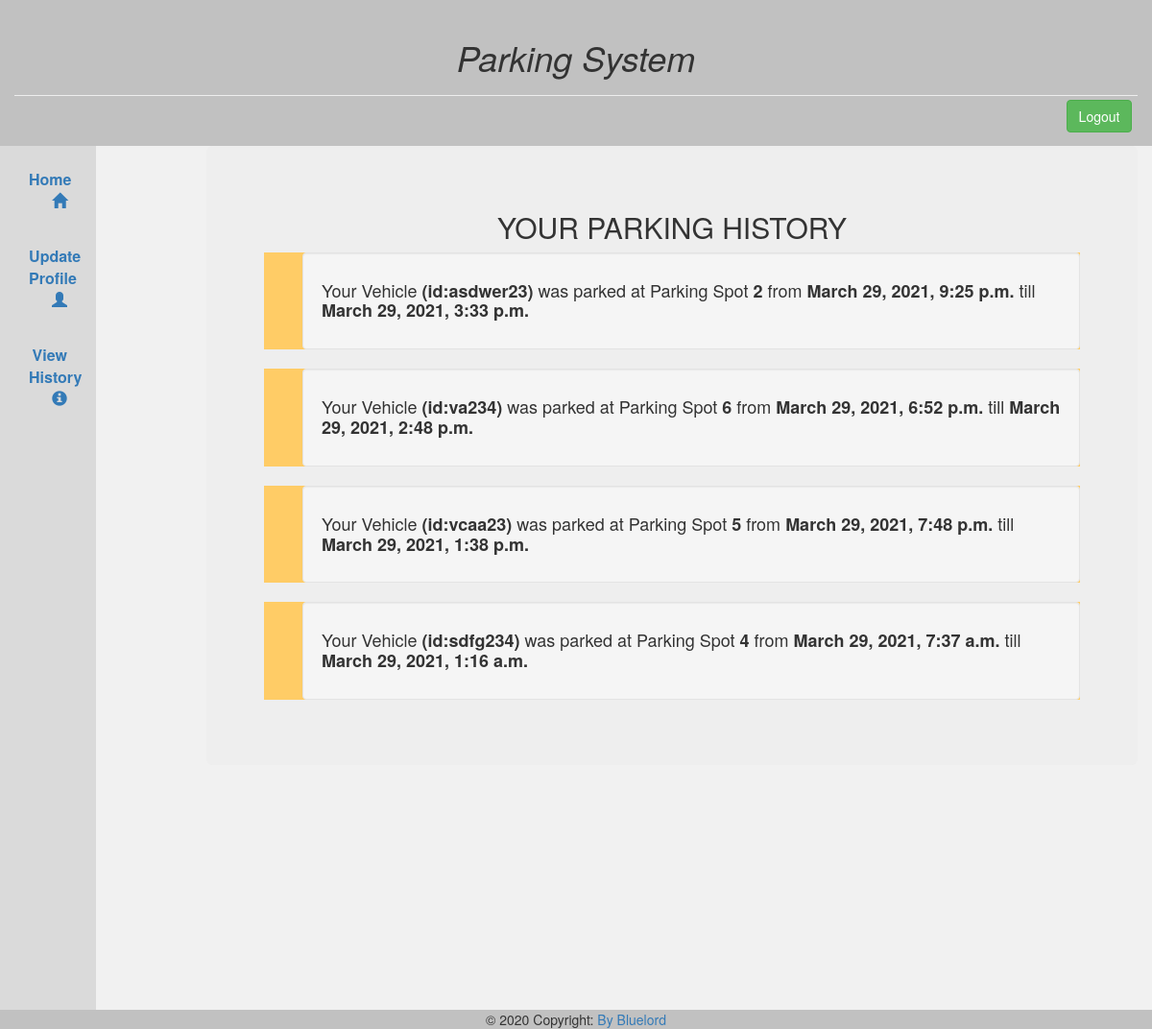
Before: /parkhistory (signed in) with the older database file.
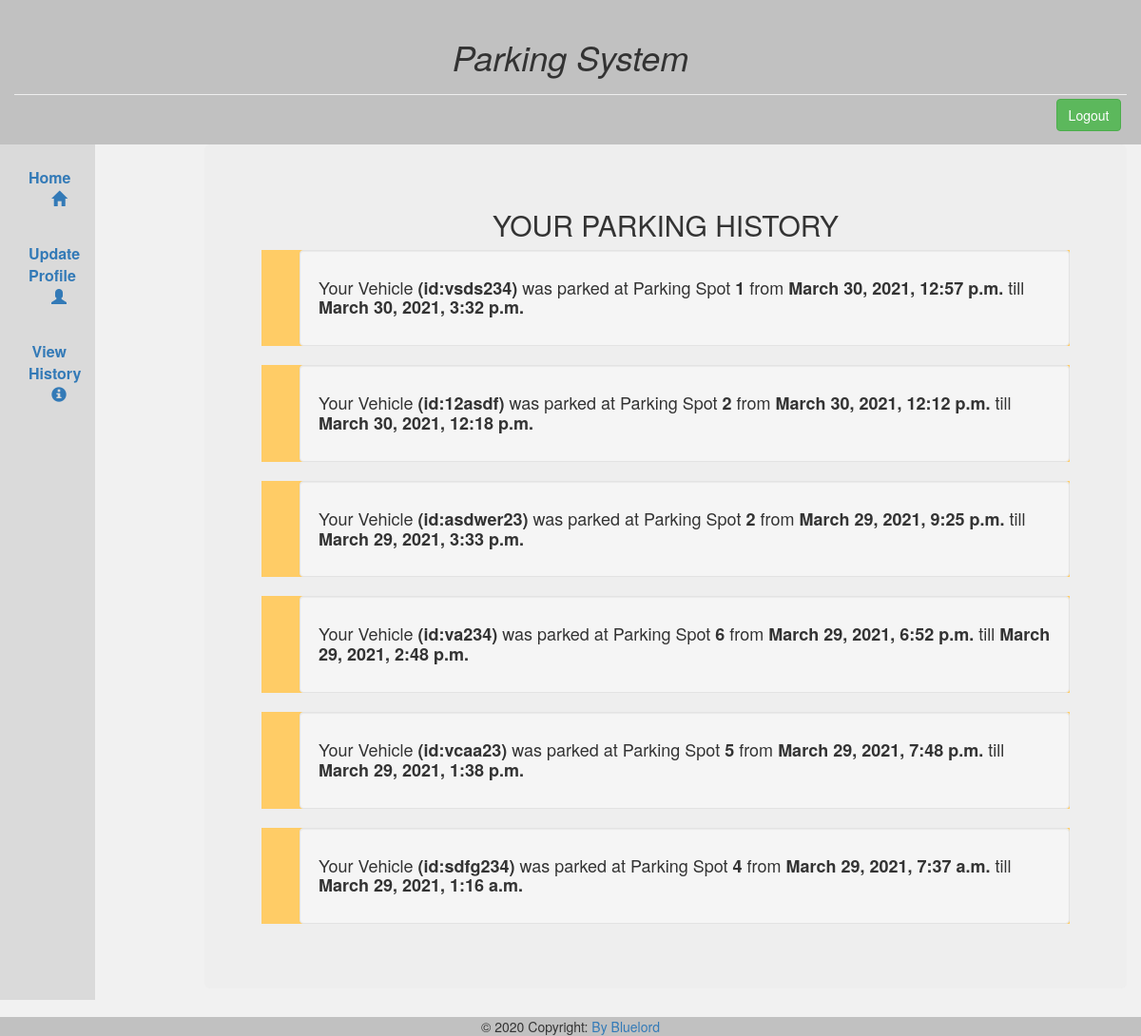
After: the same page with the newer database file.
### parking/models.py (models this page shows, shortened)
class ParkingInfo(models.Model):
    userid= models.ForeignKey(settings.AUTH_USER_MODEL, on_delete=models.CASCADE)
    slotid= models.ForeignKey(ParkingSpot,on_delete=models.CASCADE)
    stime= models.DateTimeField()
    etime = models.DateTimeField(null=True,blank=True)
    vehicleid=models.CharField(max_length=50)
    isactive=models.BooleanField()
    notifid=models.IntegerField()

class ParkingSpot(models.Model):
    isoccupied = models.BooleanField()
    directions = models.TextField(max_length=150)
    destination=models.CharField(max_length=30,null=True,blank=True)

### parking/views.py (the view)
# urls.py: path('parkhistory',views.parkhistory,name='parkhistory'),
def parkhistory(request):
    uid=request.user
    histry=ParkingInfo.objects.filter(userid=uid).order_by('-id')
    return render(request,'uhistory.html',{'histry':histry})

### templates/uhistory.html (shortened to what this page needs)
{% extends 'mainbase.html' %}
{% block content %}
<div class="jumbotron ">
<h2> YOUR PARKING HISTORY</h2>
<div class="text-left">
{% for i in histry%}
<ul style="list-style:none; background-color:rgb(255, 204, 102);">
    <li class="well"><h4>   Your Vehicle <strong>(id:{{i.vehicleid}})</strong> was parked at Parking Spot <strong>{{i.slotid.id}} </strong>from  <strong>{{i.stime}}  </strong>{% if i.etime != None%}
     till <strong>  {{i.etime}}</strong>
    {% endif %}</h4></li>
    </ul>
{% endfor %}
</div>
</div>
{% endblock %}

Changed rows visible on the page:
added ParkingInfo: vehicleid "vsds234", slotid.id "1", stime "March 30, 2021, 12:57 p.m.", etime "March 30, 2021, 3:32 p.m."
added ParkingInfo: vehicleid "12asdf", slotid.id "2", stime "March 30, 2021, 12:12 p.m.", etime "March 30, 2021, 12:18 p.m."
